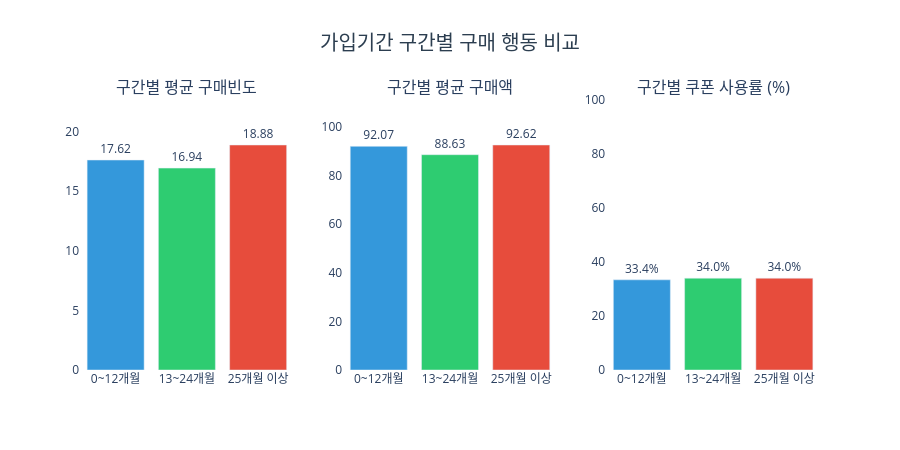

Notebook source saved alongside this figure:
### Code cell
fig = make_subplots(
    rows=1, cols=3,
    subplot_titles=['구간별 평균 구매빈도', '구간별 평균 구매액', '구간별 쿠폰 사용률 (%)']
)

color = ['#3498db', '#2ecc71', '#e74c3c']

fig.add_trace(go.Bar(
    x=tenure['가입기간_구간'], y=tenure['구매빈도'],
    marker_color=color, text=tenure['구매빈도'], textposition='outside'
), row=1, col=1)

fig.add_trace(go.Bar(
    x=tenure['가입기간_구간'], y=tenure['평균구매액'],
    marker_color=color, text=tenure['평균구매액'], textposition='outside'
), row=1, col=2)

fig.add_trace(go.Bar(
    x=tenure['가입기간_구간'], y=tenure['쿠폰사용률'],
    marker_color=color, text=tenure['쿠폰사용률'].astype(str) + '%', textposition='outside'
), row=1, col=3)

fig.update_layout(
    title=dict(text='가입기간 구간별 구매 행동 비교', x=0.5, xanchor='center',
               font=dict(size=20, color='#2c3e50')),
    plot_bgcolor='white',
    showlegend=False,
    height=450
)

fig.update_yaxes(range=[0, tenure['구매빈도'].max() * 1.2], row=1, col=1)
fig.update_yaxes(range=[0, tenure['평균구매액'].max() * 1.2], row=1, col=2)
fig.update_yaxes(range=[0, 100], row=1, col=3) 

fig.show()

### Figure 1 — Plotly figure (JSON) as saved in the notebook; plotly's stock layout.template omitted (floating-point values rounded to 4 significant figures)
{"data": [{"marker": {"color": ["#3498db", "#2ecc71", "#e74c3c"]}, "text": [17.62, 16.94, 18.88], "textposition": "outside", "type": "bar", "x": ["0~12개월", "13~24개월", "25개월 이상"], "xaxis": "x", "y": [17.62, 16.94, 18.88], "yaxis": "y"}, {"marker": {"color": ["#3498db", "#2ecc71", "#e74c3c"]}, "text": [92.07, 88.63, 92.62], "textposition": "outside", "type": "bar", "x": ["0~12개월", "13~24개월", "25개월 이상"], "xaxis": "x2", "y": [92.07, 88.63, 92.62], "yaxis": "y2"}, {"marker": {"color": ["#3498db", "#2ecc71", "#e74c3c"]}, "text": ["33.4%", "34.0%", "34.0%"], "textposition": "outside", "type": "bar", "x": ["0~12개월", "13~24개월", "25개월 이상"], "xaxis": "x3", "y": [33.4, 34.0, 34.0], "yaxis": "y3"}], "layout": {"annotations": [{"font": {"size": 16}, "showarrow": false, "text": "구간별 평균 구매빈도", "x": 0.1444, "xanchor": "center", "xref": "paper", "y": 1, "yanchor": "bottom", "yref": "paper"}, {"font": {"size": 16}, "showarrow": false, "text": "구간별 평균 구매액", "x": 0.5, "xanchor": "center", "xref": "paper", "y": 1, "yanchor": "bottom", "yref": "paper"}, {"font": {"size": 16}, "showarrow": false, "text": "구간별 쿠폰 사용률 (%)", "x": 0.8556, "xanchor": "center", "xref": "paper", "y": 1, "yanchor": "bottom", "yref": "paper"}], "height": 450, "plot_bgcolor": "white", "showlegend": false, "title": {"font": {"color": "#2c3e50", "size": 20}, "text": "가입기간 구간별 구매 행동 비교", "x": 0.5, "xanchor": "center"}, "xaxis": {"anchor": "y", "domain": [0, 0.2889]}, "xaxis2": {"anchor": "y2", "domain": [0.3556, 0.6444]}, "xaxis3": {"anchor": "y3", "domain": [0.7111, 1]}, "yaxis": {"anchor": "x", "domain": [0, 1], "range": [0, 22.66]}, "yaxis2": {"anchor": "x2", "domain": [0, 1], "range": [0, 111.1]}, "yaxis3": {"anchor": "x3", "domain": [0, 1], "range": [0, 100]}}}
